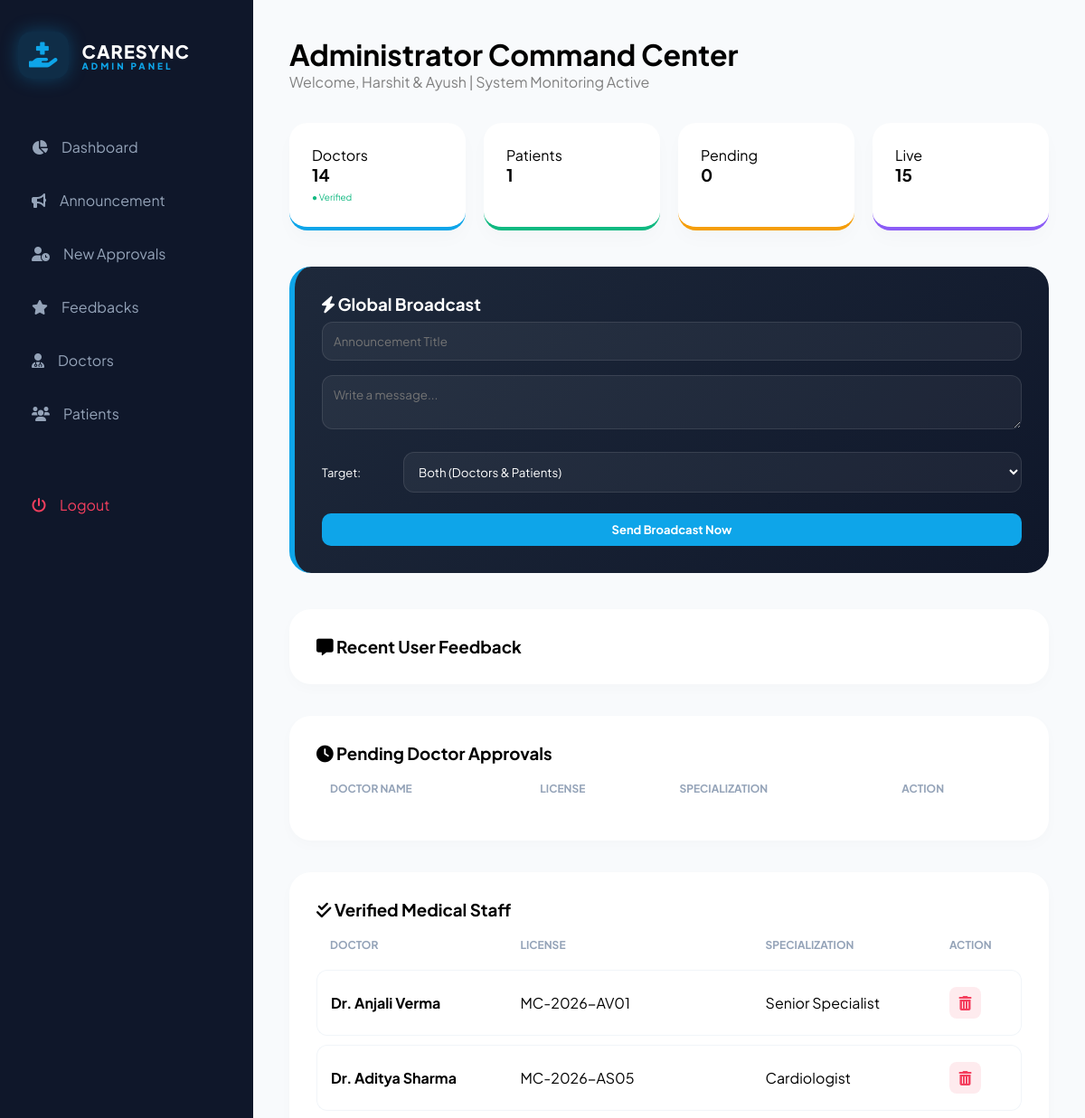
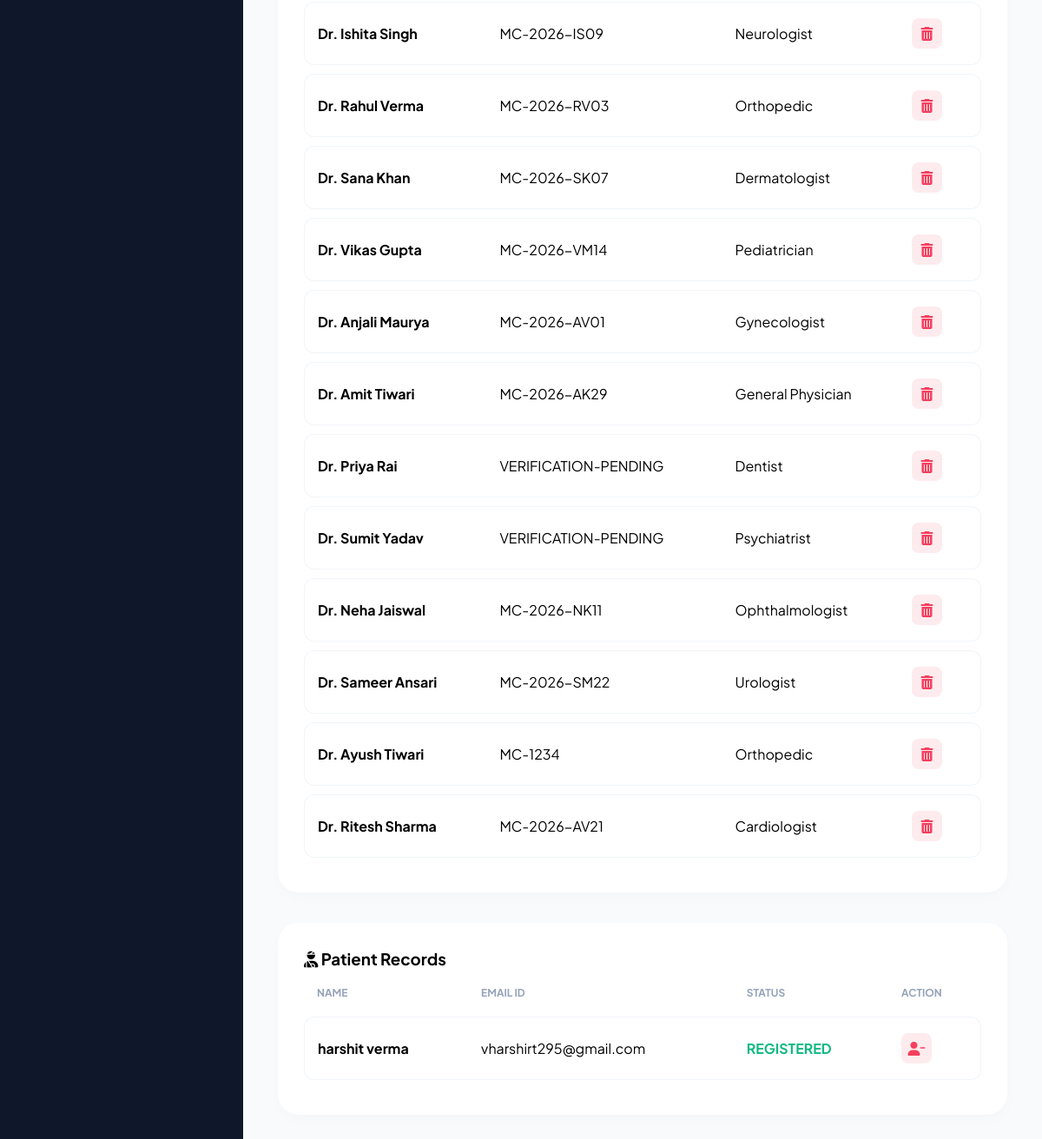
Screenshot of /admin_dashboard.php (signed in) with the database file from the repository (2 pictures, top to bottom).
### tables this page shows
CREATE TABLE `users` (
  `id` int(11) NOT NULL,
  `name` varchar(100) NOT NULL,
  `gender` varchar(10) DEFAULT 'Male',
  `age` int(3) DEFAULT NULL,
  `email` varchar(100) NOT NULL,
  `password` varchar(255) NOT NULL,
  `role` varchar(50) DEFAULT NULL,
  `license_no` varchar(100) DEFAULT NULL,
  `specialization` varchar(255) NOT NULL,
  `clinic_address` text NOT NULL,
  `available_days` varchar(100) DEFAULT 'Mon-Fri',
  `shift_time` varchar(100) NOT NULL,
  `available_time` varchar(100) DEFAULT NULL,
  `phone` varchar(15) NOT NULL,
  `status` varchar(20) DEFAULT 'pending',
  `profile_complete` int(11) DEFAULT 0
);

### admin_dashboard.php (the view, shortened to what this page needs)
<?php
include 'db.php';
$docs_count = mysqli_fetch_assoc(mysqli_query($conn, "SELECT COUNT(*) as t FROM users WHERE role='doctor' AND status='approved'"))['t'];
$pats_count = mysqli_fetch_assoc(mysqli_query($conn, "SELECT COUNT(*) as t FROM users WHERE role='patient'"))['t'];
$queries_count = mysqli_fetch_assoc(mysqli_query($conn, "SELECT COUNT(*) as t FROM appointments WHERE status='pending'"))['t'];
$pending_docs = mysqli_query($conn, "SELECT * FROM users WHERE role='doctor' AND status='pending'");
$pending_num = mysqli_num_rows($pending_docs);
$verified_docs = mysqli_query($conn, "SELECT * FROM users WHERE role='doctor' AND status='approved'");
$all_patients = mysqli_query($conn, "SELECT * FROM users WHERE role='patient'");
?>
<!DOCTYPE html>
<html lang="en">
<head>
    <link rel="stylesheet" href="https://cdnjs.cloudflare.com/ajax/libs/font-awesome/6.0.0/css/all.min.css">
    <link rel="stylesheet" href="https://cdnjs.cloudflare.com/ajax/libs/animate.css/4.1.1/animate.min.css"/>
</head>
<body>
    <div class="sidebar">
        <div class="brand">
            <i class="fas fa-hand-holding-medical"></i>
            <div>
                <h2>CARESYNC</h2>
                <span class="admin-tag">Admin Panel</span>
            </div>
        </div>
        <ul>
            <li><a href="#dashboard-top"><i class="fas fa-chart-pie"></i> Dashboard</a></li>
            <li><a href="#broadcast"><i class="fas fa-bullhorn"></i> Announcement</a></li>
            <li><a href="#new-docs"><i class="fas fa-user-clock"></i> New Approvals <?php if($pending_num > 0) echo "<span class='badge'>$pending_num</span>"; ?></a></li>
            <li><a href="#feedback-hub"><i class="fas fa-star"></i> Feedbacks</a></li>
            <li><a href="#verified-docs"><i class="fas fa-user-md"></i> Doctors</a></li>
            <li><a href="#patients"><i class="fas fa-users"></i> Patients</a></li>
            <li style="margin-top: 50px;"><a href="logout.php" style="color: var(--red);"><i class="fas fa-power-off"></i> Logout</a></li>
        </ul>
    </div>
    <div class="main">
        <h1 class="animate__animated animate__fadeInDown">Administrator Command Center</h1>
        <p style="color: gray; margin-bottom: 35px;">Welcome, Harshit & Ayush | System Monitoring Active</p>
        <div class="stats-grid">
            <div class="stat-card"><p>Doctors</p><h3><?php echo $docs_count; ?></h3><span style="color:var(--green); font-size:10px;">● Verified</span></div>
            <div class="stat-card" style="border-color: var(--green);"><p>Patients</p><h3><?php echo $pats_count; ?></h3></div>
            <div class="stat-card" style="border-color: #f59e0b;"><p>Pending</p><h3><?php echo $queries_count; ?></h3></div>
            <div class="stat-card" style="border-color: #8b5cf6;"><p>Live</p><h3><?php echo rand(10, 40); ?></h3></div>
        </div>
        <div class="broadcast-card" id="broadcast">
            <h3><i class="fas fa-bolt"></i> Global Broadcast</h3>
            <form method="POST">
                <input type="text" name="broadcast_title" placeholder="Announcement Title" required>
                <textarea name="broadcast_msg" placeholder="Write a message..." required></textarea>
                <div style="display:flex; gap:10px; align-items:center; margin-top:5px;">
                    <label style="font-size:13px; min-width:80px;">Target:</label>
                    <select name="target_role">
                        <option value="both">Both (Doctors & Patients)</option>
                    </select>
                </div>
                <button type="submit" name="send_broadcast" class="btn" style="background: var(--accent); color: white; margin-top:15px; width:100%;">Send Broadcast Now</button>
            </form>
        </div>
        <div class="mgmt-section" id="feedback-hub">
    <h3><i class="fas fa-comment-alt"></i> Recent User Feedback</h3>
</div>
        <div class="mgmt-section" id="new-docs">
            <h3><i class="fas fa-clock"></i> Pending Doctor Approvals</h3>
            <table>
                <tr><th>Doctor Name</th><th>License</th><th>Specialization</th><th>Action</th></tr>
            </table>
        </div>
        <div class="mgmt-section" id="verified-docs">
            <h3><i class="fas fa-check-double"></i> Verified Medical Staff</h3>
            <table>
                <tr><th>Doctor</th><th>License</th><th>Specialization</th><th>Action</th></tr>
                <?php while($d = mysqli_fetch_assoc($verified_docs)) { ?>
                <tr>
                    <td><b class="glow-name">Dr. <?php echo $d['name']; ?></b></td>
                    <td><code><?php echo (!empty($d['license_no'])) ? $d['license_no'] : 'MC-PENDING'; ?></code></td>
                    <td><?php echo $d['specialization']; ?></td>
                    <td><a href="delete_user.php?id=<?php echo $d['id']; ?>" class="btn-delete"><i class="fas fa-trash-alt"></i></a></td>
                </tr>
                <?php } ?>
            </table>
        </div>
        <div class="mgmt-section" id="patients">
            <h3><i class="fas fa-user-injured"></i> Patient Records</h3>
            <table>
                <tr><th>Name</th><th>Email ID</th><th>Status</th><th>Action</th></tr>
                <?php while($p = mysqli_fetch_assoc($all_patients)) { ?>
                <tr>
                    <td><b class="glow-name"><?php echo $p['name']; ?></b></td>
                    <td><?php echo $p['email']; ?></td>
                    <td><span style="color:var(--green); font-weight:bold;">REGISTERED</span></td>
                    <td><a href="delete_user.php?id=<?php echo $p['id']; ?>" class="btn-delete"><i class="fas fa-user-minus"></i></a></td>
                </tr>
                <?php } ?>
            </table>
        </div>
    </div>
</body>
</html>

### admin_dashboard.php (style rules this page uses)
:root { --sidebar-bg: #0f172a; --main-bg: #f8fafc; --accent: #0ea5e9; --accent-glow: rgba(14, 165, 233, 0.3); --red: #f43f5e; --green: #10b981; }
* { margin: 0; padding: 0; box-sizing: border-box; font-family: 'Plus Jakarta Sans', sans-serif; transition: 0.3s cubic-bezier(0.4, 0, 0.2, 1); }
body { background: var(--main-bg); display: flex; overflow: hidden; }
.sidebar { width: 280px; background: var(--sidebar-bg); height: 100vh; padding: 35px 20px; position: fixed; z-index: 1000; }
.brand { display: flex; align-items: center; gap: 15px; margin-bottom: 50px; }
.brand i { font-size: 28px; color: var(--accent); background: rgba(14, 165, 233, 0.15); padding: 12px; border-radius: 15px; box-shadow: 0 0 20px var(--accent-glow); }
.brand h2 { font-size: 20px; font-weight: 800; color: white; letter-spacing: 1px; }
.admin-tag { font-size: 10px; color: var(--accent); font-weight: 800; letter-spacing: 3px; text-transform: uppercase; display: block; margin-top: -2px; }
.sidebar ul li { list-style: none; margin-bottom: 8px; }
.sidebar ul li a { color: #94a3b8; text-decoration: none; display: flex; align-items: center; gap: 15px; padding: 15px; border-radius: 14px; }
.main { margin-left: 280px; padding: 40px; width: calc(100% - 280px); height: 100vh; overflow-y: auto; scroll-behavior: smooth; position: relative; }
.broadcast-card { background: linear-gradient(135deg, #1e293b, #0f172a); color: white; padding: 30px; border-radius: 24px; margin-bottom: 40px; border-left: 6px solid var(--accent); }
.broadcast-card input, .broadcast-card textarea, .broadcast-card select { width: 100%; margin: 8px 0; background: rgba(255,255,255,0.05); border: 1px solid rgba(255,255,255,0.1); border-radius: 12px; color: white; padding: 12px; outline: none; }
.broadcast-card select option { background: #1e293b; color: white; }
.stats-grid { display: grid; grid-template-columns: repeat(4, 1fr); gap: 20px; margin-bottom: 40px; }
.stat-card { background: white; padding: 25px; border-radius: 20px; border-bottom: 4px solid var(--accent); box-shadow: 0 10px 20px rgba(0,0,0,0.02); }
.mgmt-section { background: white; padding: 30px; border-radius: 24px; margin-bottom: 35px; box-shadow: 0 5px 15px rgba(0,0,0,0.02); }
table { width: 100%; border-collapse: separate; border-spacing: 0 10px; }
th { text-align: left; padding: 10px 15px; color: #94a3b8; font-size: 12px; text-transform: uppercase; }
td { padding: 18px 15px; background: #fff; border-top: 1px solid #f1f5f9; border-bottom: 1px solid #f1f5f9; }
td:first-child { border-left: 1px solid #f1f5f9; border-radius: 12px 0 0 12px; }
td:last-child { border-right: 1px solid #f1f5f9; border-radius: 0 12px 12px 0; }
.glow-name { font-weight: 700; }
.btn { padding: 10px 20px; border-radius: 10px; border: none; cursor: pointer; font-weight: 700; font-size: 13px; }
.btn-delete { color: var(--red); background: rgba(244, 63, 94, 0.1); width: 35px; height: 35px; display: flex; align-items: center; justify-content: center; border-radius: 8px; text-decoration: none; }

### rows the page displays
users: name "Anjali Verma", license_no "MC-2026-AV01", specialization "Senior Specialist"
users: name "Aditya Sharma", license_no "MC-2026-AS05", specialization "Cardiologist"
users: name "Ishita Singh", license_no "MC-2026-IS09", specialization "Neurologist"
users: name "Rahul Verma", license_no "MC-2026-RV03", specialization "Orthopedic"
users: name "Sana Khan", license_no "MC-2026-SK07", specialization "Dermatologist"
users: name "Vikas Gupta", license_no "MC-2026-VM14", specialization "Pediatrician"
users: name "Anjali Maurya", license_no "MC-2026-AV01", specialization "Gynecologist"
users: name "Amit Tiwari", license_no "MC-2026-AK29", specialization "General Physician"
users: name "Priya Rai", license_no "VERIFICATION-PENDING", specialization "Dentist"
users: name "Sumit Yadav", license_no "VERIFICATION-PENDING", specialization "Psychiatrist"
users: name "Neha Jaiswal", license_no "MC-2026-NK11", specialization "Ophthalmologist"
users: name "Sameer Ansari", license_no "MC-2026-SM22", specialization "Urologist"
users: name "Ayush Tiwari", license_no "MC-1234", specialization "Orthopedic"
users: name "Ritesh Sharma", license_no "MC-2026-AV21", specialization "Cardiologist"
users: name "harshit verma", email "vharshirt295@gmail.com"

### other values shown
$docs_count "14"
$pats_count "1"
$queries_count "0"
